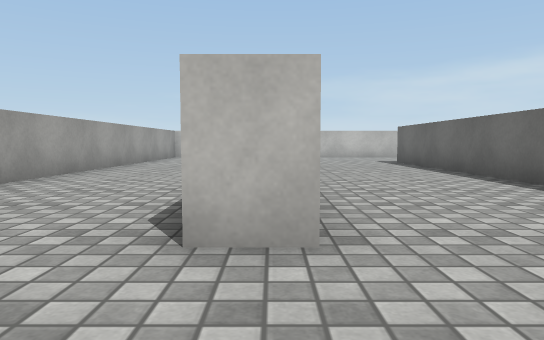
[1] (above)

24 first-person views from a walk through a Unity game level. The camera is 0.55 m above the floor, tilts 4° down and sees 70° across. The floor is counted in squares, 1 m on a side. Each view is taken from the middle of a square. On the plan, view 1 faces up. The plan holds only what a view shows up to about 10 squares ahead; the rest is blank. The place goes on beyond the plan. Surface patterns are stand-ins for the level's own textures.

[2]
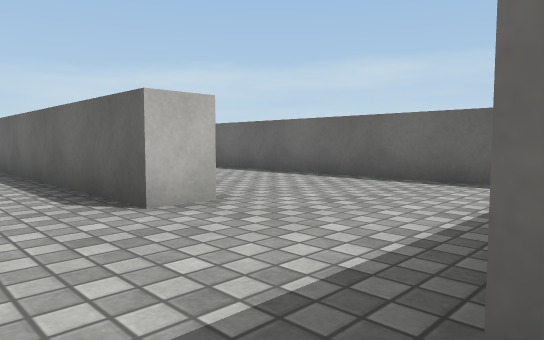

[3]
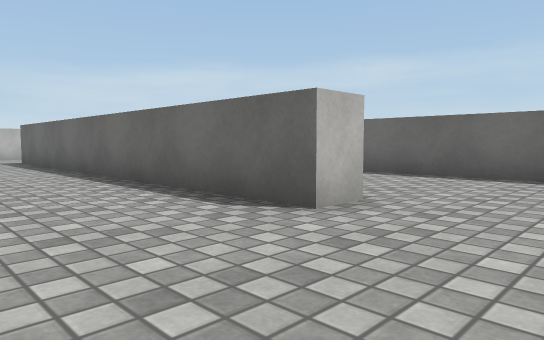

[4]
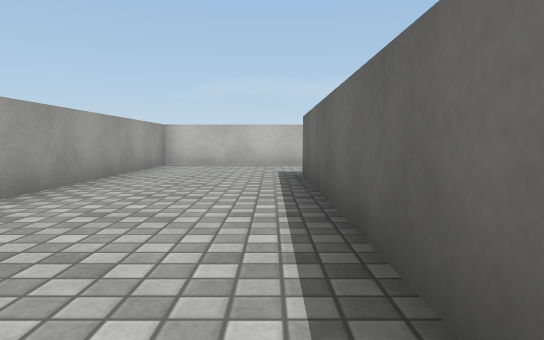

[5]
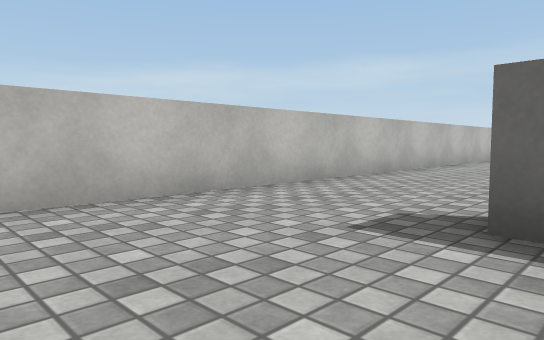

[6]
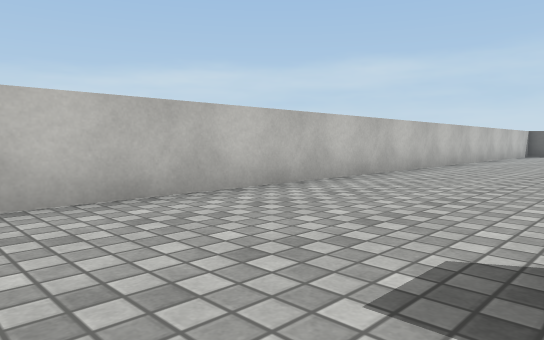

[7]
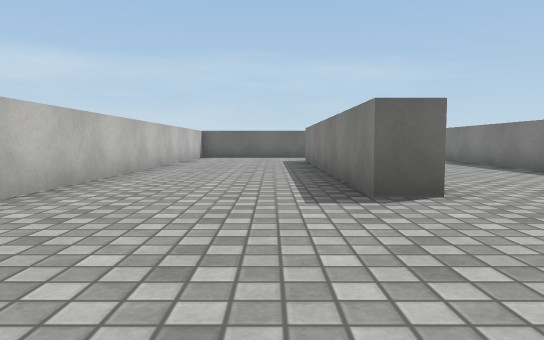

[8]
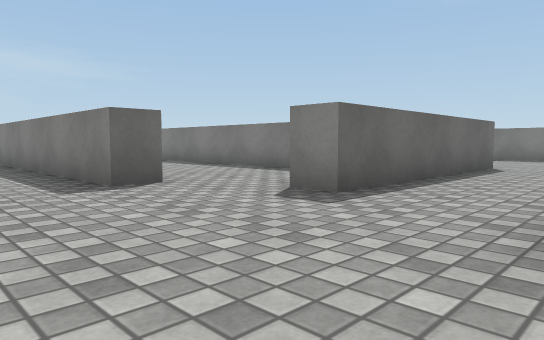

[9]
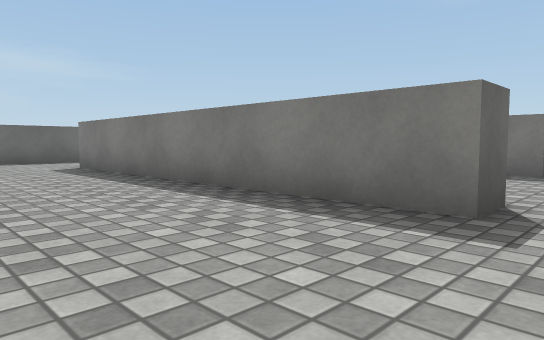

[10]
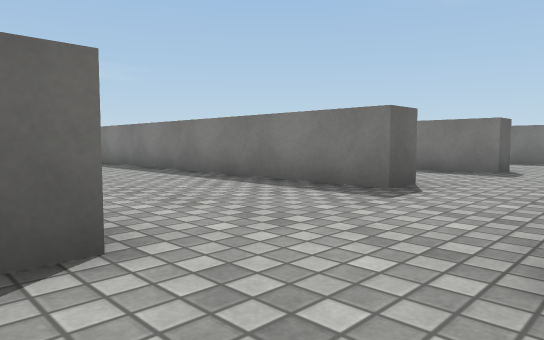

[11]
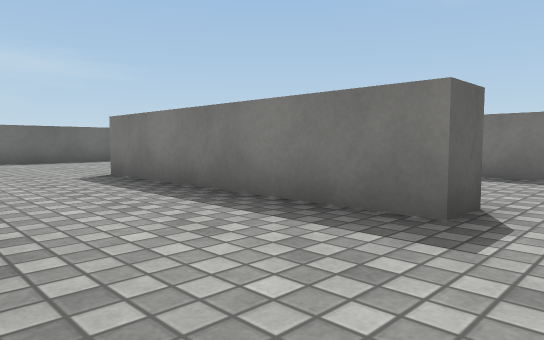

[12]
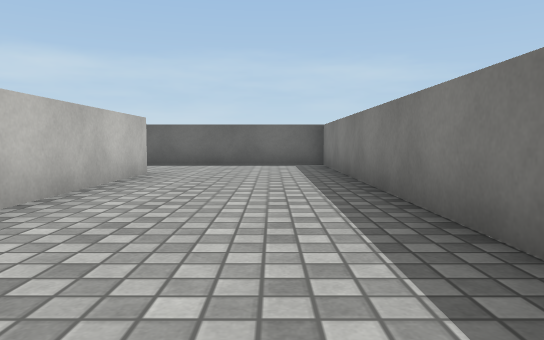

[13]
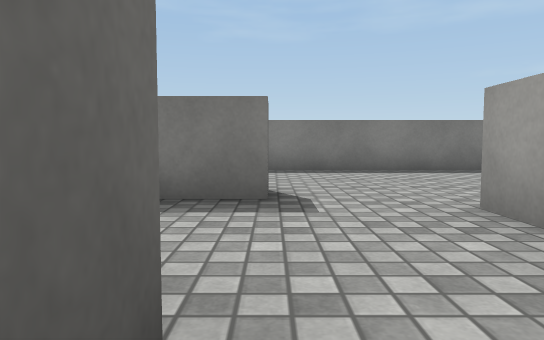

[14]
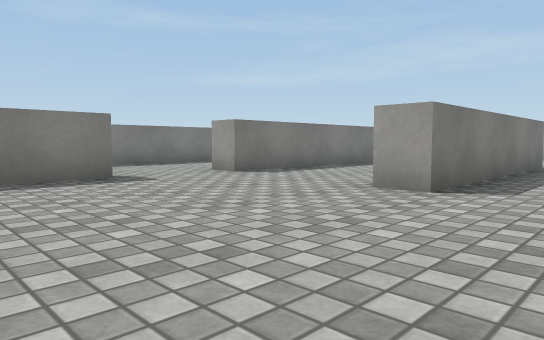

[15]
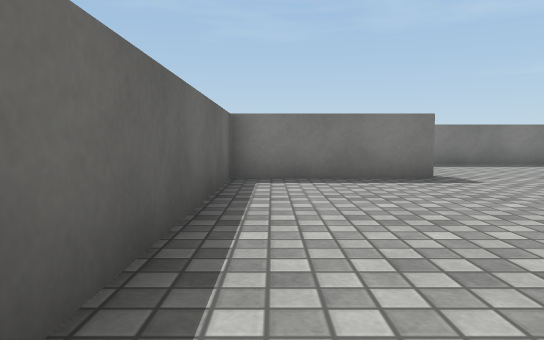

[16]
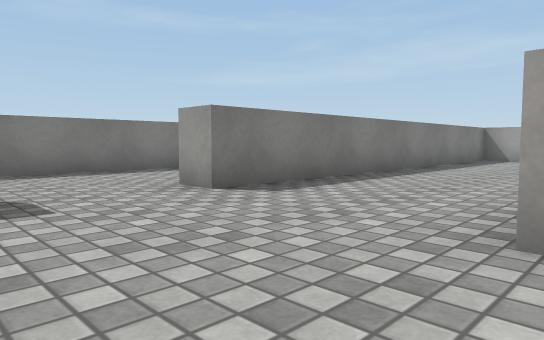

[17]
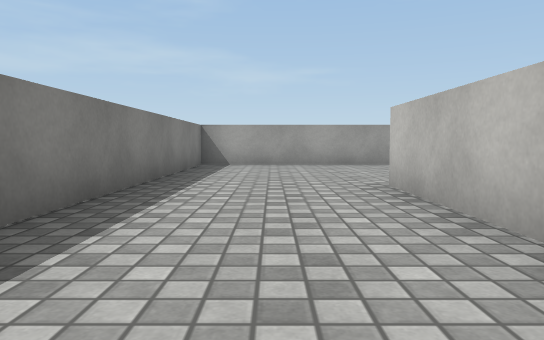

[18]
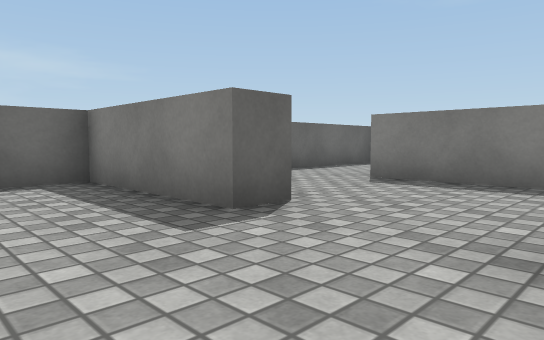

[19]
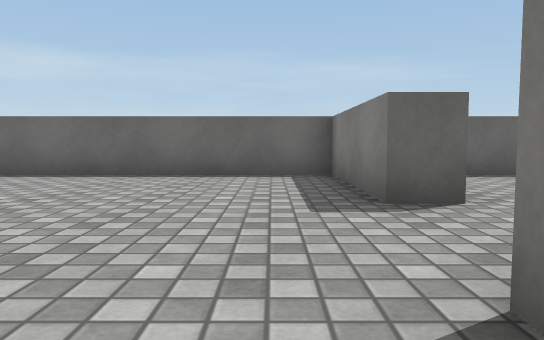

[20]
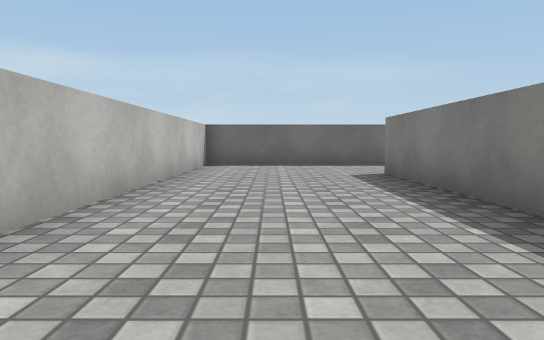

[21]
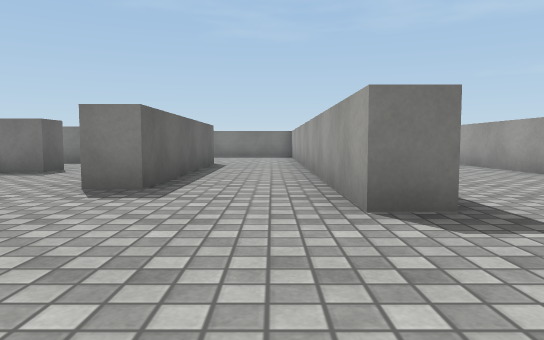

[22]
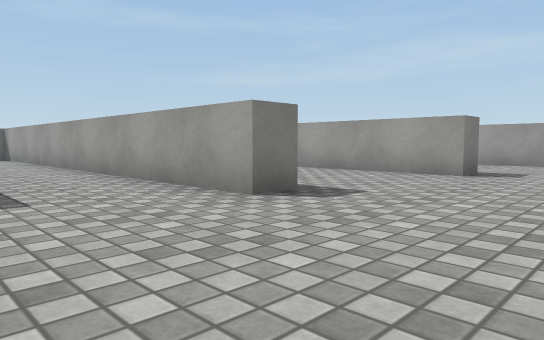

[23]
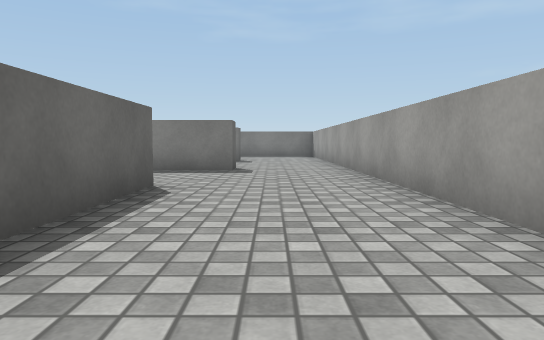

[24]
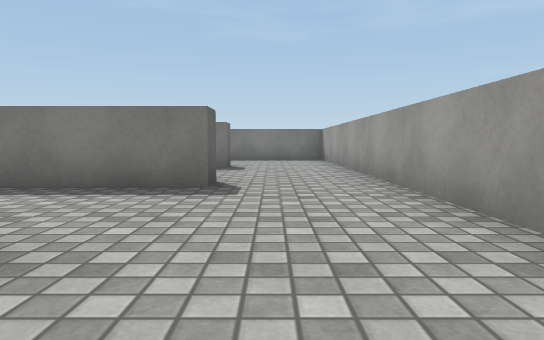

### Floor plan
Points are (right, up) in squares from view 1. A wall is a line through its corners. A room is listed if a view was taken in it or the views show most of it. See-through windows are left out.
Room 1 (views 1, 2, 3, 4, 5, 6, 7, 8, 9, 10, 20, 21, 22, 23, 24)
walls: (3.5, 11) (4.2, 11) (4.2, 2.4); (8.9, 10.1) (8.9, 11) (17, 11); (6.5, 3.7) (6.5, 9.4) (7.2, 9.4); (0.4, 2) (-0.5, 2) (-0.5, 11.7) (0.2, 11.7) (0.2, 4.1); (3.5, 0.5) (3.5, 10.1); (-1.2, -1.5) (-1.2, -0.8) (1.4, -0.8); (19.6, 9.4) (19.6, 14.6) (-3.6, 14.6) (-3.6, -1.5)
ways out: opening at (8, 9) to room 2; opening at (18.5, 10.5) to room 2; opening at (5.5, 3.5) to room 3; opening at (-2.5, -1)
Room 2 (views 11, 12, 13)
walls: (9.3, 5.9) (9.3, 6.7) (19.6, 6.7) (19.6, 9.4); (17, 10.2) (13.1, 10.2)
ways out: opening at (8, 9) to room 1; opening at (18.5, 10.5) to room 1; opening at (8.5, 6) to room 3
Room 3 (views 14, 15, 16, 17, 18, 19)
walls: (12, 2.5) (8.9, 2.5) (8.9, 3.2) (14.7, 3.2) (14.7, 2.5); (16.5, -1.9) (16.5, -1) (19.6, -1) (19.6, 4.8); (7.2, 4.6) (7.2, 3.7); (4.2, 2.4) (4.2, -0.8) (14.2, -0.8) (14.2, -1.5)
ways out: opening at (5.5, 3.5) to room 1; opening at (8.5, 6) to room 2; opening at (15.5, -1)

Where each view was taken, in squares from view 1:
view 1: 0 up, 0 right, facing up
view 2: 1 down, 2 left, facing up-right
view 3: 0 up, 3 left, facing up-right
view 4: 5 up, 1 left, facing up
view 5: 11 up, 3 left, facing up-right
view 6: 11 up, 2 right, facing up-right
view 7: 12 up, 5 right, facing right
view 8: 13 up, 4 right, facing down-right
view 9: 14 up, 8 right, facing down-right
view 10: 11 up, 7 right, facing down-right
view 11: 6 up, 8 right, facing down-right
view 12: 8 up, 10 right, facing right
view 13: 7 up, 9 right, facing down
view 14: 5 up, 19 right, facing down-left
view 15: 5 up, 19 right, facing down
view 16: 3 up, 17 right, facing down-left
view 17: 1 up, 14 right, facing left
view 18: 1 up, 14 right, facing down-right
view 19: 0 up, 13 right, facing right
view 20: 13 up, 10 right, facing right
view 21: 14 up, 5 right, facing down
view 22: 14 up, 7 right, facing down-left
view 23: 7 up, 2 left, facing down
view 24: 4 up, 2 left, facing down
